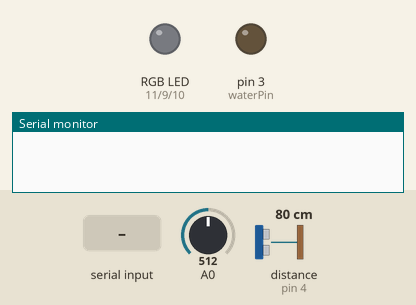
Recording of a sketch running on a simulated Arduino Uno, built with avr-gcc and run on an emulated ATmega328P. Parts: an RGB LED mixed from three pins (HIGH = lit), output pins drawn as LEDs (lit = HIGH), the last lines printed to the serial monitor. The test bench sets the inputs (shaded band); at power-on: A0 = 512, distance to the obstacle (sensor on pin 4) 80 cm. The echo pulse lasts 58.3 µs per cm; pins used as bus, display or sensor lines are not drawn.

Above: at 1.2 s.
1.3 s: A0 set to 213
11.5 s: A0 set to 191
At 15.3 s:
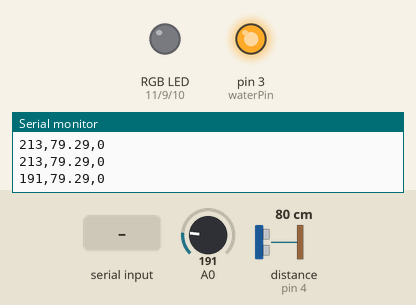
16.5 s: "1" received over Serial
At 17.5 s:
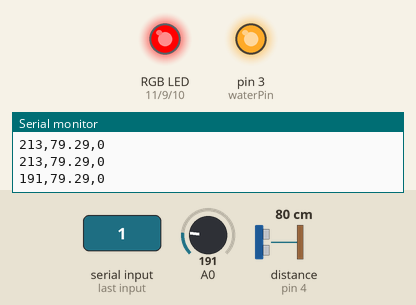
18.0 s: "2" received over Serial
At 18.6 s:
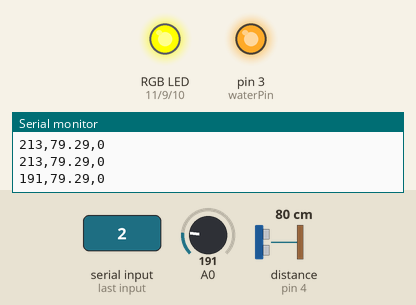
19.5 s: "3" received over Serial
At 19.8 s:
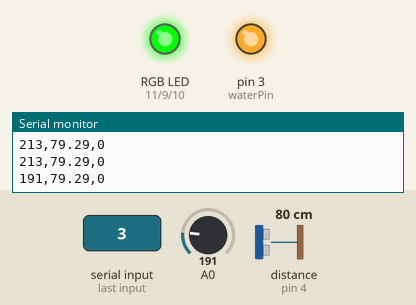
21.0 s: "7" received over Serial
At 22.1 s:
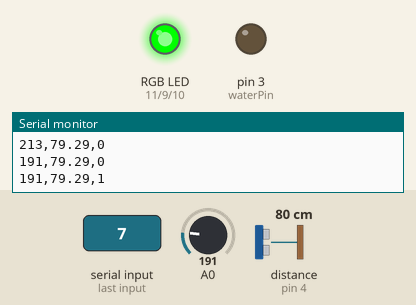
Timing chart, 0 to 23.5 s (numbered marks = the images above; inputs shaded):
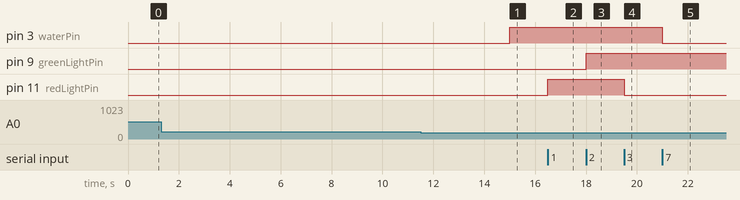

Measured:
- the behaviour switches between 200 and 199 on A0 (found by bisection; images 0 and 1)
- after the input at 11.5 s, pin 3 (waterPin): LOW → HIGH after 3.5 s
- after the input at 16.5 s, pin 11 (redLightPin): LOW → HIGH at once
- after the input at 18.0 s, pin 9 (greenLightPin): LOW → HIGH at once
- after the input at 19.5 s, pin 11 (redLightPin): HIGH → LOW at once
- after the input at 21.0 s, pin 3 (waterPin): HIGH → LOW at once

The sketch:

assignment3v2.ino
```cpp
int echoPin = 4;
int trigPin = 2;
int redLightPin= 11;
int greenLightPin = 9;
int blueLightPin = 10;
int moistureTrigerPoint = 200;
int waterPin = 3;
bool automatic = true;
bool needWatering = false;
int pumpState = 0;

int red = 0;
int blue = 0;
int green = 0;

unsigned long measuringInterval = 5000;
unsigned long previousTime = 0;
unsigned long currentTime = 0;

float duration, distanceCm;
String string1;

void setup() {
  Serial.begin(9600);
  pinMode(trigPin,OUTPUT);
  pinMode(echoPin,INPUT);
  pinMode(redLightPin, OUTPUT);
  pinMode(greenLightPin, OUTPUT);
  pinMode(blueLightPin, OUTPUT);
  pinMode(waterPin,OUTPUT);
  RGB_color(255, 0, 0);
  digitalWrite(waterPin,HIGH);
}

void loop() {
  currentTime = millis();
  RGB_color(red,green,blue);
  if ((currentTime - previousTime) >= measuringInterval) {
    readSensors();
    previousTime = currentTime;
  }

  if (digitalRead(waterPin) == HIGH){
  }

  if (Serial.available()>0)
   {
      int value = Serial.read();
      switch (value){
        case '1': //Red light
          red = 255;
          blue = 0;
          green = 0;
          break;
        case '2': //Yellow light
          red = 255;
          blue = 0;
          green  = 255;
          break;
        case '3': // Green light
          red = 0;
          blue = 0;
          green = 255;
          break;
        case '4':
          moistureTrigerPoint = 200;
          break;
        case '5':
          moistureTrigerPoint = 400;
          break;
        case '6':
          moistureTrigerPoint = 600;
          break;
        case '7':
          automatic = !automatic;
          if (pumpState == 0){
            digitalWrite(waterPin, HIGH);
          }
          else if (pumpState == 1){
            digitalWrite(waterPin,LOW);
          }
          break;
      }
   }

   if (automatic == true && needWatering == true){
      digitalWrite(waterPin,HIGH);
   }
   else if(automatic == true && needWatering == false) {
      digitalWrite(waterPin,LOW);
   }
}


void readSensors(){
  int moistureSensorVal = analogRead(A0);
  if (moistureSensorVal < moistureTrigerPoint){
    needWatering = true;
  }

  if (moistureSensorVal >= moistureTrigerPoint){
    needWatering = false;
  }

  pumpState = digitalRead(waterPin);
  digitalWrite(trigPin, HIGH);
  delayMicroseconds(10);
  digitalWrite(trigPin,LOW);

  duration = pulseIn(echoPin, HIGH);
  distanceCm = 0.017 * duration;
  string1 = String(moistureSensorVal)+"," + String(distanceCm)+"," + pumpState;
  Serial.println(string1);
}

void RGB_color(int redLightValue, int greenLightValue, int blueLightValue)
 {
  analogWrite(redLightPin, redLightValue);
  analogWrite(greenLightPin, greenLightValue);
  analogWrite(blueLightPin, blueLightValue);
}
```
